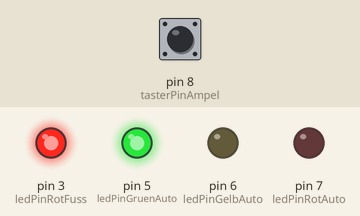
Recording of a sketch running on a simulated Arduino Uno, built with avr-gcc and run on an emulated ATmega328P. Shown: output pins drawn as LEDs (lit = HIGH). The test bench sets the inputs (shaded band); at power-on: pin 8 (tasterPinAmpel) LOW.

Above: at 1.2 s.
1.3 s: pin 8 (tasterPinAmpel) pulled HIGH for 0.15 s
At 2.1 s:
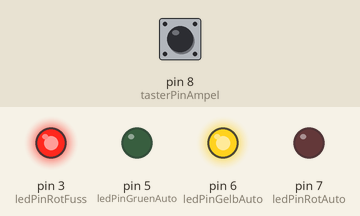
At 5.6 s:
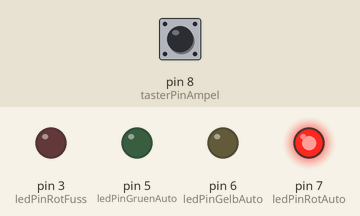
Timing chart, 0 to 16.8 s (numbered marks = the images above; inputs shaded):
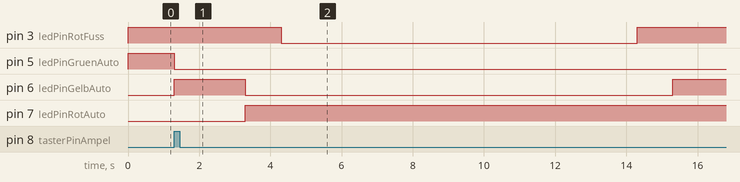

The sketch:

Ampel.ino
```cpp
#define DELAY0 10000  // Pause 0, 10 Sekunden
#define DELAY1 1000   // PAUSE 1, 1 Sekunde
#define DELAY2 2000   // Pause 2, 2 Sekunden
#define DELAY3 3000   // Pause 3, 3 Sekunden

int ledPinRotAuto = 7;
int ledPinGelbAuto = 6;
int ledPinGruenAuto = 5;
int ledPinRotFuss = 3;
int ledPinGruenFuss = 2;
int tasterPinAmpel = 8;
int tasterAmpelWert = LOW;  // Variable für den Status des Ampeltasters
byte ampelwert;

void setzeLEDs(int ampelwert, int pause){
  digitalWrite(ledPinRotAuto, (ampelwert&1)== 1?HIGH:LOW);
  digitalWrite(ledPinGelbAuto, (ampelwert&2)== 2?HIGH:LOW);
  digitalWrite(ledPinGruenAuto, (ampelwert&4)== 4?HIGH:LOW);
  digitalWrite(ledPinRotFuss, (ampelwert&8)== 8?HIGH:LOW);
  digitalWrite(ledPinGruenFuss, (ampelwert&16)== 16?HIGH:LOW);
  delay(pause);
}

void ampelUmschaltung(){
  setzeLEDs(10, 2000);
  setzeLEDs(9, 1000);
  setzeLEDs(17, 10000);
  setzeLEDs(9, 1000);
  setzeLEDs(11, 2000);
  setzeLEDs(12, 0);
}

void setup(){
  pinMode(ledPinRotAuto, OUTPUT);  // Pin als Ausgang
  pinMode(ledPinGelbAuto, OUTPUT); // Pin als Ausgang
  pinMode(ledPinGruenAuto, OUTPUT); // Pin als Ausgang
  pinMode(ledPinRotFuss, OUTPUT);
  pinMode(ledPinGruenFuss, INPUT);
  digitalWrite(ledPinGruenAuto, HIGH);
  digitalWrite(ledPinRotFuss, HIGH);
}

void loop(){
  // Ampeltasterstatus in Variable einlesen
  tasterAmpelWert = digitalRead(tasterPinAmpel);
  // Wurde Taaster gedrückt, rufe Funktion auf
  if(tasterAmpelWert == HIGH)
    ampelUmschaltung();
}
```

Measured:
- after the input at 1.3 s, pin 3 (ledPinRotFuss): HIGH → LOW after 3.0 s, → HIGH 10.0 s later; pin 5 (ledPinGruenAuto): HIGH → LOW at once; pin 6 (ledPinGelbAuto): LOW → HIGH at once, → LOW 2.0 s later, → HIGH 12.0 s later; pin 7 (ledPinRotAuto): LOW → HIGH after 2.0 s
